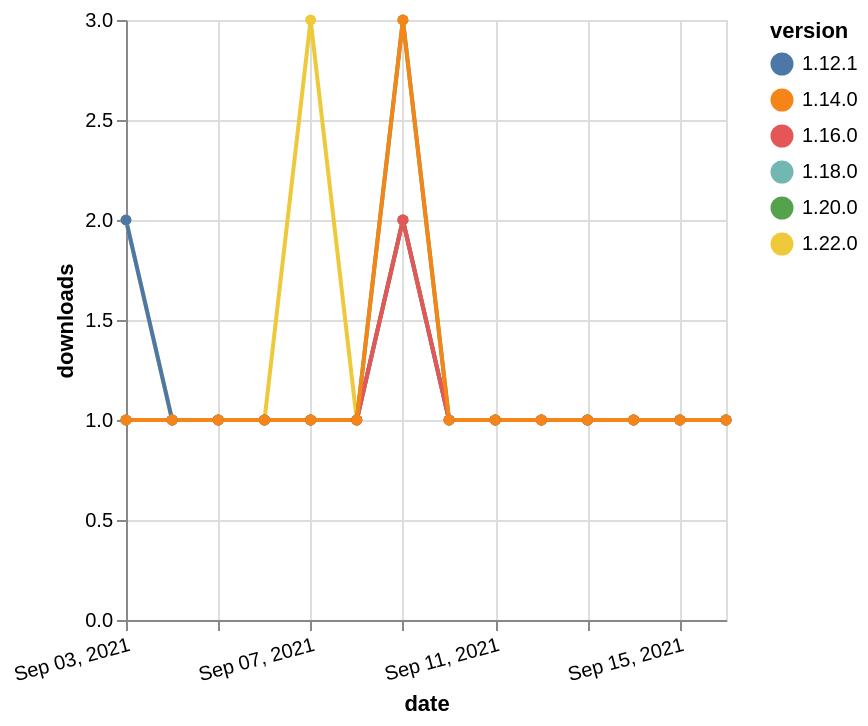

Write the Vega-Lite specification saved for this chart.
### Vega-Lite specification from a JSON file in a GitHub repository (floating-point values rounded to 4 significant figures)
{"$schema": "https://vega.github.io/schema/vega-lite/v5.json", "description": "A simple bar chart with embedded data.", "data": {"values": [{"date": "2021-09-03", "total": 172, "delta": 1, "version": "1.18.0"}, {"date": "2021-09-04", "total": 173, "delta": 1, "version": "1.18.0"}, {"date": "2021-09-05", "total": 174, "delta": 1, "version": "1.18.0"}, {"date": "2021-09-06", "total": 175, "delta": 1, "version": "1.18.0"}, {"date": "2021-09-07", "total": 176, "delta": 1, "version": "1.18.0"}, {"date": "2021-09-08", "total": 177, "delta": 1, "version": "1.18.0"}, {"date": "2021-09-09", "total": 179, "delta": 2, "version": "1.18.0"}, {"date": "2021-09-10", "total": 180, "delta": 1, "version": "1.18.0"}, {"date": "2021-09-11", "total": 181, "delta": 1, "version": "1.18.0"}, {"date": "2021-09-12", "total": 182, "delta": 1, "version": "1.18.0"}, {"date": "2021-09-13", "total": 183, "delta": 1, "version": "1.18.0"}, {"date": "2021-09-14", "total": 184, "delta": 1, "version": "1.18.0"}, {"date": "2021-09-15", "total": 185, "delta": 1, "version": "1.18.0"}, {"date": "2021-09-16", "total": 186, "delta": 1, "version": "1.18.0"}, {"date": "2021-09-03", "total": 130, "delta": 2, "version": "1.22.0"}, {"date": "2021-09-04", "total": 131, "delta": 1, "version": "1.22.0"}, {"date": "2021-09-05", "total": 132, "delta": 1, "version": "1.22.0"}, {"date": "2021-09-06", "total": 133, "delta": 1, "version": "1.22.0"}, {"date": "2021-09-07", "total": 136, "delta": 3, "version": "1.22.0"}, {"date": "2021-09-08", "total": 137, "delta": 1, "version": "1.22.0"}, {"date": "2021-09-09", "total": 139, "delta": 2, "version": "1.22.0"}, {"date": "2021-09-10", "total": 140, "delta": 1, "version": "1.22.0"}, {"date": "2021-09-11", "total": 141, "delta": 1, "version": "1.22.0"}, {"date": "2021-09-12", "total": 142, "delta": 1, "version": "1.22.0"}, {"date": "2021-09-13", "total": 143, "delta": 1, "version": "1.22.0"}, {"date": "2021-09-14", "total": 144, "delta": 1, "version": "1.22.0"}, {"date": "2021-09-15", "total": 145, "delta": 1, "version": "1.22.0"}, {"date": "2021-09-16", "total": 146, "delta": 1, "version": "1.22.0"}, {"date": "2021-09-03", "total": 253, "delta": 2, "version": "1.12.1"}, {"date": "2021-09-04", "total": 254, "delta": 1, "version": "1.12.1"}, {"date": "2021-09-05", "total": 255, "delta": 1, "version": "1.12.1"}, {"date": "2021-09-06", "total": 256, "delta": 1, "version": "1.12.1"}, {"date": "2021-09-07", "total": 257, "delta": 1, "version": "1.12.1"}, {"date": "2021-09-08", "total": 258, "delta": 1, "version": "1.12.1"}, {"date": "2021-09-09", "total": 260, "delta": 2, "version": "1.12.1"}, {"date": "2021-09-10", "total": 261, "delta": 1, "version": "1.12.1"}, {"date": "2021-09-11", "total": 262, "delta": 1, "version": "1.12.1"}, {"date": "2021-09-12", "total": 263, "delta": 1, "version": "1.12.1"}, {"date": "2021-09-13", "total": 264, "delta": 1, "version": "1.12.1"}, {"date": "2021-09-14", "total": 265, "delta": 1, "version": "1.12.1"}, {"date": "2021-09-15", "total": 266, "delta": 1, "version": "1.12.1"}, {"date": "2021-09-16", "total": 267, "delta": 1, "version": "1.12.1"}, {"date": "2021-09-03", "total": 207, "delta": 1, "version": "1.20.0"}, {"date": "2021-09-04", "total": 208, "delta": 1, "version": "1.20.0"}, {"date": "2021-09-05", "total": 209, "delta": 1, "version": "1.20.0"}, {"date": "2021-09-06", "total": 210, "delta": 1, "version": "1.20.0"}, {"date": "2021-09-07", "total": 211, "delta": 1, "version": "1.20.0"}, {"date": "2021-09-08", "total": 212, "delta": 1, "version": "1.20.0"}, {"date": "2021-09-09", "total": 215, "delta": 3, "version": "1.20.0"}, {"date": "2021-09-10", "total": 216, "delta": 1, "version": "1.20.0"}, {"date": "2021-09-11", "total": 217, "delta": 1, "version": "1.20.0"}, {"date": "2021-09-12", "total": 218, "delta": 1, "version": "1.20.0"}, {"date": "2021-09-13", "total": 219, "delta": 1, "version": "1.20.0"}, {"date": "2021-09-14", "total": 220, "delta": 1, "version": "1.20.0"}, {"date": "2021-09-15", "total": 221, "delta": 1, "version": "1.20.0"}, {"date": "2021-09-16", "total": 222, "delta": 1, "version": "1.20.0"}, {"date": "2021-09-03", "total": 196, "delta": 1, "version": "1.16.0"}, {"date": "2021-09-04", "total": 197, "delta": 1, "version": "1.16.0"}, {"date": "2021-09-05", "total": 198, "delta": 1, "version": "1.16.0"}, {"date": "2021-09-06", "total": 199, "delta": 1, "version": "1.16.0"}, {"date": "2021-09-07", "total": 200, "delta": 1, "version": "1.16.0"}, {"date": "2021-09-08", "total": 201, "delta": 1, "version": "1.16.0"}, {"date": "2021-09-09", "total": 203, "delta": 2, "version": "1.16.0"}, {"date": "2021-09-10", "total": 204, "delta": 1, "version": "1.16.0"}, {"date": "2021-09-11", "total": 205, "delta": 1, "version": "1.16.0"}, {"date": "2021-09-12", "total": 206, "delta": 1, "version": "1.16.0"}, {"date": "2021-09-13", "total": 207, "delta": 1, "version": "1.16.0"}, {"date": "2021-09-14", "total": 208, "delta": 1, "version": "1.16.0"}, {"date": "2021-09-15", "total": 209, "delta": 1, "version": "1.16.0"}, {"date": "2021-09-16", "total": 210, "delta": 1, "version": "1.16.0"}, {"date": "2021-09-03", "total": 361, "delta": 1, "version": "1.14.0"}, {"date": "2021-09-04", "total": 362, "delta": 1, "version": "1.14.0"}, {"date": "2021-09-05", "total": 363, "delta": 1, "version": "1.14.0"}, {"date": "2021-09-06", "total": 364, "delta": 1, "version": "1.14.0"}, {"date": "2021-09-07", "total": 365, "delta": 1, "version": "1.14.0"}, {"date": "2021-09-08", "total": 366, "delta": 1, "version": "1.14.0"}, {"date": "2021-09-09", "total": 369, "delta": 3, "version": "1.14.0"}, {"date": "2021-09-10", "total": 370, "delta": 1, "version": "1.14.0"}, {"date": "2021-09-11", "total": 371, "delta": 1, "version": "1.14.0"}, {"date": "2021-09-12", "total": 372, "delta": 1, "version": "1.14.0"}, {"date": "2021-09-13", "total": 373, "delta": 1, "version": "1.14.0"}, {"date": "2021-09-14", "total": 374, "delta": 1, "version": "1.14.0"}, {"date": "2021-09-15", "total": 375, "delta": 1, "version": "1.14.0"}, {"date": "2021-09-16", "total": 376, "delta": 1, "version": "1.14.0"}]}, "width": "container", "mark": {"type": "line", "point": {"filled": true}}, "encoding": {"x": {"field": "date", "type": "temporal", "timeUnit": "yearmonthdate", "title": "date", "axis": {"labelAngle": -15}}, "y": {"field": "delta", "type": "quantitative", "title": "downloads"}, "color": {"field": "version", "type": "nominal"}, "tooltip": {"field": "delta"}}}
